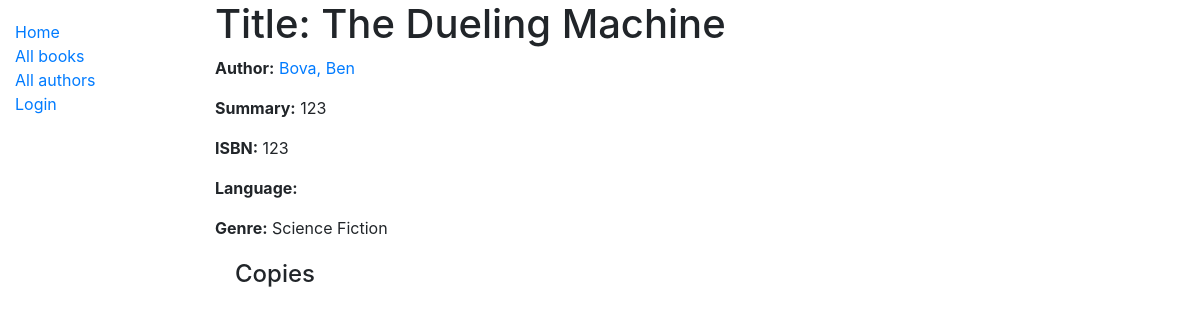
The page /catalog/book/1/ on the database as committed earlier.
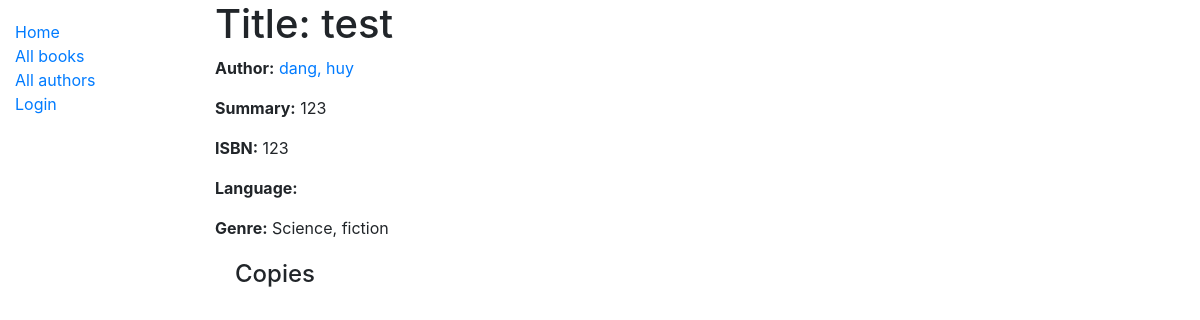
The same page on the database as committed later.
### catalog/models.py (models this page shows, shortened)
class Book(models.Model):
    title = models.CharField(max_length=200)
    author = models.ForeignKey('Author', on_delete=models.SET_NULL, null=True)
    summary = models.TextField(max_length=1000, help_text='Enter a brief description of the book')
    isbn = models.CharField('ISBN', max_length=13, unique=True,
                           help_text='13 Character <a href="https://www.isbn-international.org/content/what-isbn">ISBN number</a>')
    genre = models.ManyToManyField(Genre, help_text='Select a genre for this book')

class Author(models.Model):
    first_name = models.CharField(max_length=100)
    last_name = models.CharField(max_length=100)
    date_of_birth = models.DateField(null=True, blank=True)
    date_of_death = models.DateField('Died', null=True, blank=True)
    class Meta:
        ordering = ['last_name', 'first_name']
    def __str__(self):
        return f'{self.last_name}, {self.first_name}'

class Genre(models.Model):
    name = models.CharField(max_length=200, help_text='Enter a book genre (e.g. Science Fiction)')

### catalog/views.py (the view)
# urls.py: path('book/<int:pk>/', views.BookDetailView.as_view(), name='book-detail'),  # Detail view for a book
class BookDetailView(generic.DetailView):
    model = Book
    def get_context_data(self, **kwargs):
        context = super().get_context_data(**kwargs)
        book = self.get_object()
        context['book_genres'] = book.genre.all()
        context['book_instances'] = book.bookinstance_set.select_related('borrower').all()
        context['status_available'] = BookInstanceStatus.AVAILABLE
        context['status_maintenance'] = BookInstanceStatus.MAINTENANCE
        context['status_on_loan'] = BookInstanceStatus.ON_LOAN
        context['status_reserved'] = BookInstanceStatus.RESERVED
        return context

### catalog/templates/catalog/book_detail.html (shortened to what this page needs)
{% extends "base_generic.html" %}
{% load i18n %}
{% block content %}
  <h1>{% trans "Title:" %} {{ book.title }}</h1>
  <p><strong>{% trans "Author:" %}</strong>
    <a href="">{{ book.author }}</a>
  </p>
  <p><strong>{% trans "Summary:" %}</strong> {{ book.summary }}</p>
  <p><strong>{% trans "ISBN:" %}</strong> {{ book.isbn }}</p>
  <p><strong>{% trans "Language:" %}</strong>{{ book.language }}</p>
  <p><strong>{% trans "Genre:" %}</strong>
    {% for genre in book_genres %}
      {{ genre.name }}{% if not forloop.last %}, {% endif %}
    {% endfor %}
  </p>
  <div class="book-copies">
    <h4>{% trans "Copies" %}</h4>
  </div>
{% endblock %}

### catalog/templates/base_generic.html (shortened to what this page needs)
<!DOCTYPE html>
{% load i18n %}
{% load static %}
<html lang="en">
<head>
  {% block css %}
    <link rel="stylesheet" href="{% static 'css/bootstrap.min.css' %}">
    <link rel="stylesheet" href="{% static 'css/styles.css' %}">
  {% endblock %}
</head>
<body>
  {% block body_tag %}
    <div class="container-fluid">
      <div class="row">
        {% block sidebar_container %}
          <div class="col-sm-2">
            {% block sidebar %}
              <ul class="sidebar-nav">
                <li><a href="{% url 'index' %}">{% trans "Home" %}</a></li>
                <li><a href="{% url 'books' %}">{% trans "All books" %}</a></li>
                <li><a href="">{% trans "All authors" %}</a></li>
                {% if user.is_authenticated %}
                  <li>{% trans "User" %}: {{ user.get_username }}</li>
                  <li><a href="{% url 'my-borrowed' %}">{% trans "My Borrowed" %}</a></li>
                  <li><a href="{% url 'logout' %}?next={{ request.path }}">{% trans "Logout" %}</a></li>
                {% else %}
                  <li><a href="{% url 'login' %}?next={{ request.path }}">{% trans "Login" %}</a></li>
                {% endif %}
              </ul>
            {% endblock %}
          </div>
        {% endblock %}
        {% block main_container %}
          <div class="col-sm-10">
            {% block content %}{% endblock %}
          </div>
        {% endblock %}
      </div>
    </div>
  {% endblock %}
</body>
</html>

### catalog/static/css/styles.css (style rules this page uses)
.sidebar-nav { margin-top: 20px; padding: 0; list-style: none; }

### catalog/templates/catalog/book_detail.html (style rules this page uses)
.book-copies { margin-left: 20px; margin-top: 20px; }

Rows that differ between the two databases and show on the page:
changed Book: title "The Dueling Machine" → "test"; author "Bova, Ben" → "dang, huy"
changed Genre: name "Science Fiction" → "Science"; now shows ","
added Genre: name "fiction"
